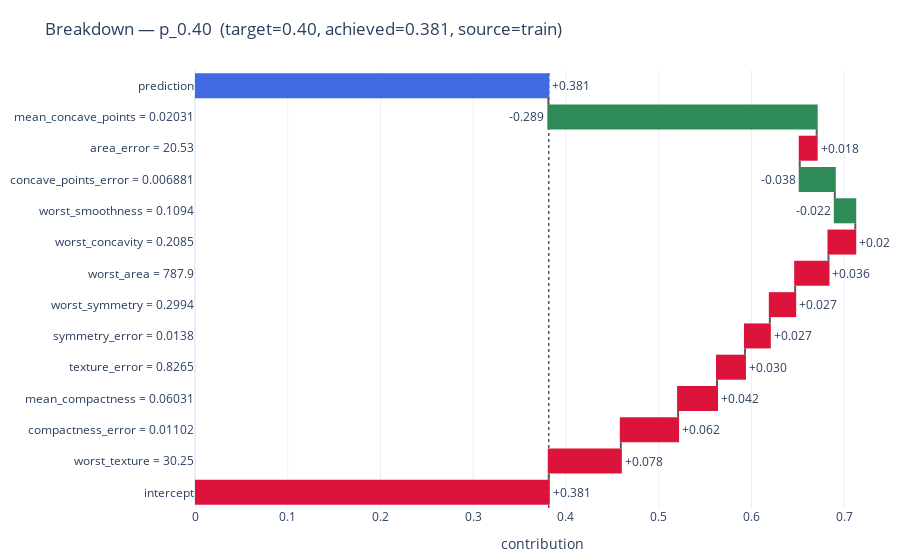

The code cell stored with this chart in its notebook:
### Markdown cell above
### 🔍 Breakdown — amostra **p_0.20** (prob. final ≈ **0,176**)

**Resumo em uma frase:** havia um forte acúmulo de evidências pró-maligno (subiu até ~**0,94**), mas **duas variáveis puxaram muito para baixo** — principalmente **`worst_texture`** (muito baixa) e, em menor grau, **`compactness_error`** — levando a probabilidade final para ~**0,20** (benigno).


**Subidas iniciais (pró-Maligno)**

* **Intercepto → 0,381** (ponto de partida).
* **`area_error = 42.76` (+0,115)**: eleva o risco — erros de área maiores costumam indicar irregularidade.
* **`mean_concave_points = 0.0706` (+0,228)**: forte empurrão; mais *concave points* médios associam-se a malignidade.
* **`texture_error = 0.737` (+0,071)** e **`concave_points_error = 0.0162` (+0,077)**: reforçam o movimento de alta.
* **`worst_symmetry = 0.315` (+0,044)** e **`worst_concavity = 0.260` (+0,010)**: contribuições positivas adicionais.
* **`worst_area = 804` (+0,013)**: "pior área" elevada também puxa para cima.

**Freios (pró-Benigno) — virada para baixo**

* **`compactness_error = 0.044` (−0,138)** e **`mean_compactness = 0.134` (−0,016)**: erros/níveis de *compactness* atenuam o risco acumulado.
* **`worst_texture = 18.24` (−0,603)**: **ponto de inflexão** — valor baixo de *worst texture* derruba o score e domina o balanço final.
* Pequenos ajustes negativos: **`worst_smoothness = 0.128` (−0,002)** e **`symmetry_error = 0.024` (−0,003)**.

### Por que termina em ~0,176?

Apesar de vários sinais pró-malignidade (principalmente **`mean_concave_points`** e **`area_error`**), a combinação **`compactness_error`** moderado e, sobretudo, **`worst_texture` muito baixo** **supera** os empurrões positivos. O resultado final fica **abaixo de 0,2**, classificando como **Benigno** nesse limiar.

### Code cell
# Break Down: prob ≈ 0.40
label = "p_0.40"
obs   = obs_for_breakdown[label]
bd    = explainer.predict_parts(new_observation=obs, type="break_down", keep_distributions=True)

meta  = selected_df[selected_df["selection_label"] == label].iloc[0]
title = (f"Breakdown — {label}  (target={meta['target_p']:.2f}, "
         f"achieved={meta['achieved_p']:.3f}, source={meta['source']})")

print(bd.result[["variable","variable_value","contribution","cumulative"]])

fig = plot_breakdown_from_bd(bd, title=title)
fig.show()

### Figure 1 — Plotly figure (JSON) as saved in the notebook; plotly's stock layout.template omitted (floating-point values rounded to 4 significant figures)
{"data": [{"connector": {"line": {"color": "rgb(90,90,90)"}}, "customdata": [[0.3814, 0, 0.3814], [0.07772, 0.3814, 0.4591], [0.06172, 0.4591, 0.5209], [0.04199, 0.5209, 0.5628], [0.03011, 0.5628, 0.593], [0.02682, 0.593, 0.6198], [0.02732, 0.6198, 0.6471], [0.0359, 0.6471, 0.683], [0.02888, 0.683, 0.7119], [-0.02205, 0.7119, 0.6898], [-0.03781, 0.6898, 0.652], [0.01827, 0.652, 0.6703], [-0.2893, 0.6703, 0.381], [0.381, 0, 0.381]], "decreasing": {"marker": {"color": "seagreen"}}, "hovertemplate": "%{y}<br>contribution (Δ): %{customdata[0]:.3f}<br>cum. before: %{customdata[1]:.3f}<br>cum. after: %{customdata[2]:.3f}<extra></extra>", "increasing": {"marker": {"color": "crimson"}}, "measure": ["relative", "relative", "relative", "relative", "relative", "relative", "relative", "relative", "relative", "relative", "relative", "relative", "relative", "total"], "orientation": "h", "text": ["+0.381", "+0.078", "+0.062", "+0.042", "+0.030", "+0.027", "+0.027", "+0.036", "+0.029", "-0.022", "-0.038", "+0.018", "-0.289", "+0.381"], "textposition": "outside", "totals": {"marker": {"color": "royalblue"}}, "type": "waterfall", "x": [0.3814, 0.07772, 0.06172, 0.04199, 0.03011, 0.02682, 0.02732, 0.0359, 0.02888, -0.02205, -0.03781, 0.01827, -0.2893, 0.381], "y": ["intercept", "worst_texture = 30.25", "compactness_error = 0.01102", "mean_compactness = 0.06031", "texture_error = 0.8265", "symmetry_error = 0.0138", "worst_symmetry = 0.2994", "worst_area = 787.9", "worst_concavity = 0.2085", "worst_smoothness = 0.1094", "concave_points_error = 0.006881", "area_error = 20.53", "mean_concave_points = 0.02031", "prediction"]}], "layout": {"hovermode": "closest", "margin": {"b": 40, "l": 10, "r": 10, "t": 70}, "shapes": [{"layer": "below", "line": {"color": "rgb(90,90,90)", "dash": "dot", "width": 1.5}, "type": "line", "x0": 0.3814, "x1": 0.3814, "y0": 0, "y1": 1, "yref": "paper"}], "showlegend": false, "title": {"text": "Breakdown — p_0.40  (target=0.40, achieved=0.381, source=train)"}, "xaxis": {"title": {"text": "contribution"}}, "yaxis": {"categoryarray": ["intercept", "worst_texture = 30.25", "compactness_error = 0.01102", "mean_compactness = 0.06031", "texture_error = 0.8265", "symmetry_error = 0.0138", "worst_symmetry = 0.2994", "worst_area = 787.9", "worst_concavity = 0.2085", "worst_smoothness = 0.1094", "concave_points_error = 0.006881", "area_error = 20.53", "mean_concave_points = 0.02031", "prediction"], "categoryorder": "array"}}}
